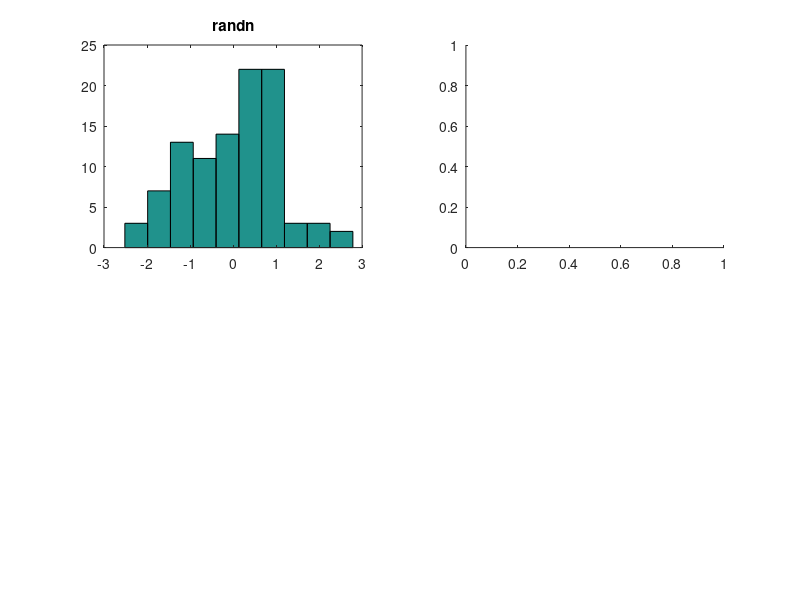

Reproduce this figure in MATLAB. (Note: this script raises an error after producing the figure.)
subplot(2, 2, 1)
x0 = randn(100, 1)
m0 = mean(x0)
v0 = var(x0)
hist(x0)
title("randn")
subplot(2, 2, 2)
x1 = gen1(1, 100)
m1 = mean(x1)
v1 = var(x1)
hist(x1)
title("gen1")
subplot(2, 2, 3)
x2 = gen2(1, 100)
m2 = mean(x2)
v2 = var(x2)
hist(x2)
title("gen2")
subplot(2, 2, 4)
x3 = gen3(1, 100)
m3 = mean(x3)
v3 = var(x3)
hist(x3)
title("gen3")
medians = [m0, m1, m2, m3]
vars = [v0, v1, v2, v3]